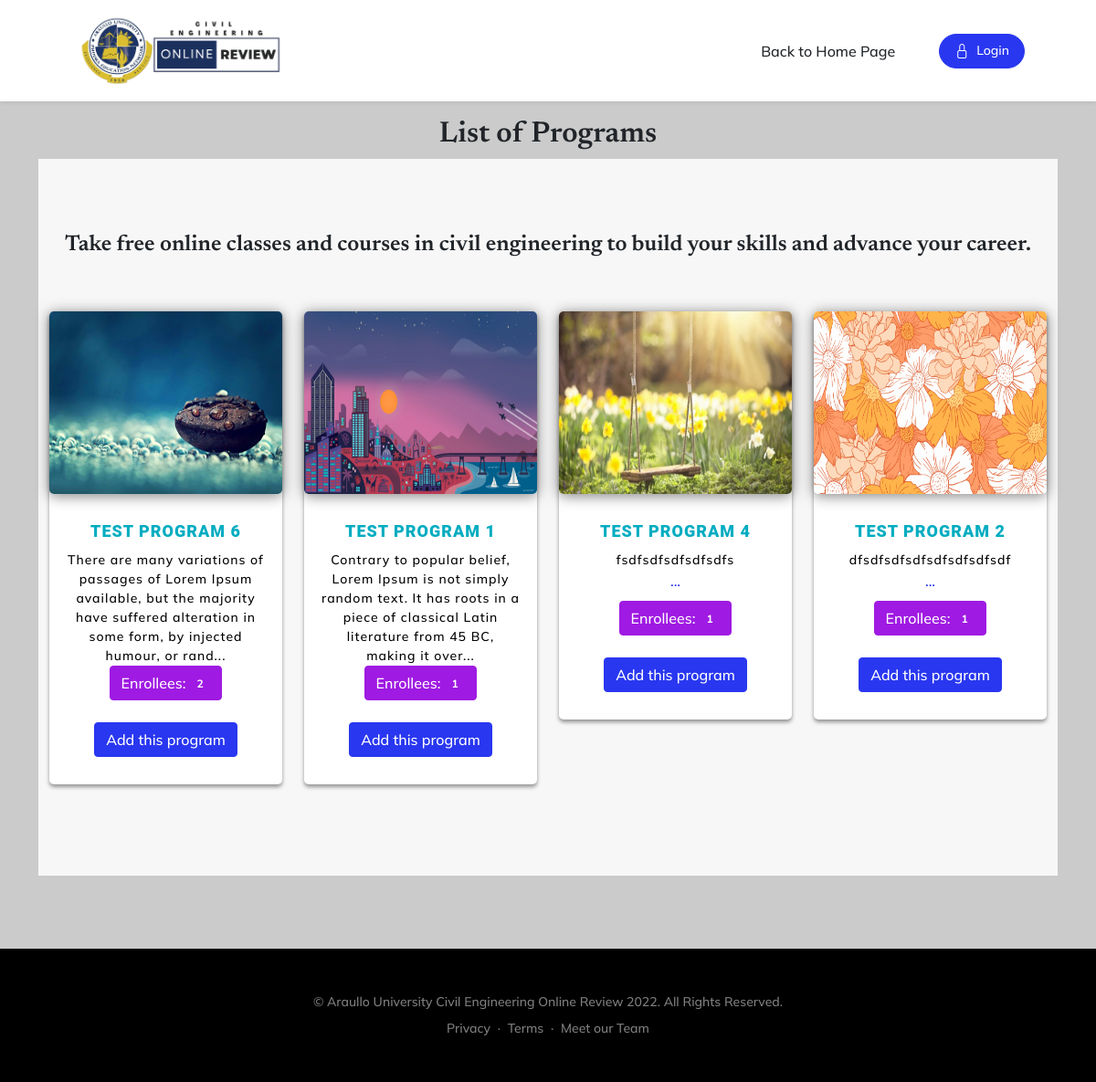
The app's page /view_programs.php with its own data.
### tables this page shows
CREATE TABLE `program_additioonal_info` (
  `program_info_id` int(11) NOT NULL,
  `program_id` int(50) NOT NULL,
  `program_uploaded_files` varchar(255) NOT NULL
);

CREATE TABLE `programs` (
  `program_id` int(50) NOT NULL,
  `member_id` varchar(50) NOT NULL,
  `program_name` varchar(100) NOT NULL,
  `short_desc` longtext NOT NULL,
  `with_exam` int(2) NOT NULL,
  `upload_image` varchar(255) NOT NULL,
  `date_created` datetime NOT NULL,
  `date_modified` datetime NOT NULL
);

### model/Programs.php (called while the page is built, shortened)
<?php
	class Programs {
		public $db;
		public function __construct(){
			$this->db = new mysqli(DB_HOST, DB_USER, DB_PASSWORD, DB_DATABASE);
		}
    	public function get_all_programs(){
    		$sql3="SELECT * FROM programs a
                    LEFT JOIN program_additioonal_info b ON a.program_id = b.program_id";
	        $result = mysqli_query($this->db,$sql3);
	        return $result_data = mysqli_fetch_all($result,MYSQLI_ASSOC);
    	}
		public function get_all_students_count_program_id($program_id) {
            $sql="SELECT * FROM students WHERE program_id='$program_id' AND unenroll_student = '0'";
            $check =  $this->db->query($sql);
            return $count_row = $check->num_rows;
        }
	}
?>

### view_programs.php (the view)
<?php
    include('global/header_program.php');
    require_once ('model/Programs.php');
    $programs = new Programs();
?>
    <section id="contact-us" class="mt-5">
        <div class="container">
            <h2 class="text-center text-bold">List of Programs</h2>
            <div id="cards_landscape_wrap-2">
                <div class="container">
                    <h4>Take free online classes and courses in civil engineering to build your skills and advance your career.</h4>
                    <div class="row">
                        <?php
                            $get_all_programs = $programs->get_all_programs();
                            foreach($get_all_programs as $program) {
                        ?>
                            <div class="col-xs-12 col-sm-6 col-md-3 col-lg-3">
                                <a href="">
                                    <div class="card-flyer">
                                        <div class="text-box">
                                            <div class="image-box">
                                                <img src="dashboard/uploads/program_images/<?php echo $program['member_id']; ?>/<?php echo $program['member_id']; ?>_<?php echo $program['upload_image']; ?>" style="height:200px;">
                                            </div>
                                            <div class="text-container">
                                                <h6><?php echo $program['program_name']; ?></h6>
                                                <p><?php echo substr_replace($program['short_desc'],'...',150); ?></p>
                                                <button type="button" class="btn btn-secondary">
                                                    Enrollees: <span class="badge badge-light"><?php echo $programs->get_all_students_count_program_id($program['program_id']); ?></span>
                                                </button>
                                                <br/><br/>
                                                <a class="btn btn-primary" href="login.php"><i class="fa fa-plus"></i> Add this program</a>
                                            </div>
                                        </div>
                                    </div>
                                </a>
                            </div>
                        <?php
                            }
                        ?>
                    </div>
                </div>
            </div>
        </div>
    </section>
<?php
    include('global/footer.php');
?>

### records on screen
program_additioonal_info: program.upload_image (picture), program.program_name "TEST PROGRAM 6", program.short_desc "There are many variations of passages of Lorem Ipsum available, but the majority have suffered alteration in some form, by injected humour, or rand...", all_students_count_program_id "2"
program_additioonal_info: program.upload_image (picture), program.program_name "TEST PROGRAM 1", program.short_desc "Contrary to popular belief, Lorem Ipsum is not simply random text. It has roots in a piece of classical Latin literature from 45 BC, making it over...", all_students_count_program_id "1"
program_additioonal_info: program.upload_image (picture), program.program_name "TEST PROGRAM 4", program.short_desc "fsdfsdfsdfsdfsdfs ...", all_students_count_program_id "1"
program_additioonal_info: program.upload_image (picture), program.program_name "TEST PROGRAM 2", program.short_desc "dfsdfsdfsdfsdfsdfsdfsdf ...", all_students_count_program_id "1"
